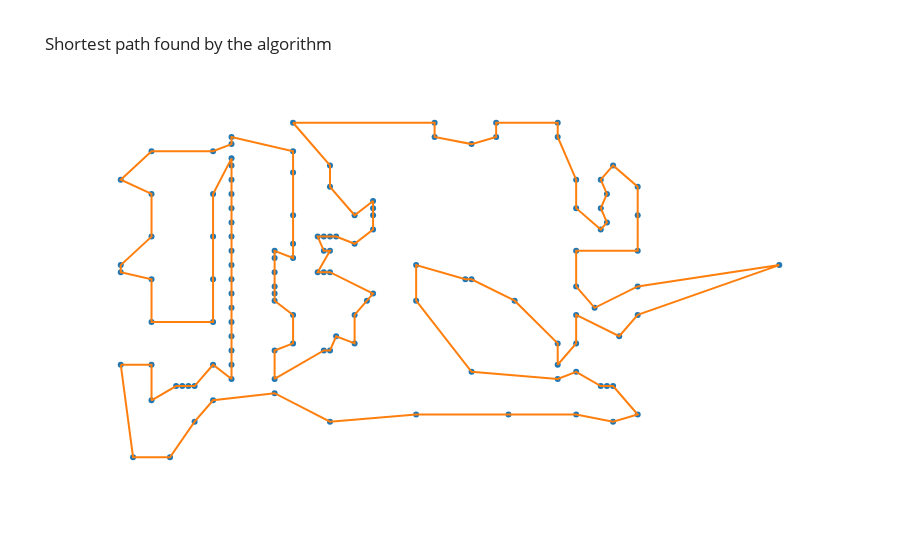

Source (notebook cell):
### Markdown cell above
### Lancement du test unitaire afin d'observer le chemin final trouvé

### Code cell
# Chargement des données étudiées
data = data_TSPLIB(f'data/{ENSEMBLE_TEST[choix_data_test]}.tsp')

# Résolution du TSP
df,_ = test_unitaire(choix_data_test, ENSEMBLE_ALGOS[choix_algo_test])

# Affichage du chemin final
fig_chemin_final=affichage(df, data)
fig_chemin_final.show()

### Figure 1 — Plotly figure (JSON) as saved in the notebook; plotly's stock layout.template omitted (floating-point values rounded to 4 significant figures; data arrays with more than 128 entries replaced by an {"elided": "..."} marker saying what was removed)
{"data": [{"hovertemplate": "x=%{x}<br>y=%{y}<extra></extra>", "legendgroup": "", "marker": {"color": "#1F77B4", "symbol": "circle"}, "mode": "markers", "name": "", "orientation": "v", "showlegend": false, "type": "scatter", "x": {"elided": "131 int values"}, "xaxis": "x", "y": {"elided": "131 int values"}, "yaxis": "y"}, {"mode": "lines", "showlegend": false, "type": "scatter", "x": {"elided": "132 int values"}, "y": {"elided": "132 int values"}}], "layout": {"legend": {"tracegroupgap": 0}, "title": {"text": "Shortest path found by the algorithm"}, "xaxis": {"anchor": "y", "domain": [0, 1], "title": {"text": "x"}, "visible": false, "zeroline": false}, "yaxis": {"anchor": "x", "domain": [0, 1], "title": {"text": "y"}, "visible": false, "zeroline": false}}}
